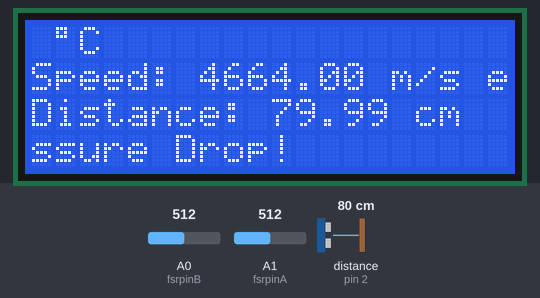
Recording of a sketch running on a simulated Arduino Uno, built with avr-gcc and run on an emulated ATmega328P. Shown: 20×4 character LCD. Inputs (shaded band) come from the test bench; at power-on: distance to the obstacle (sensor on pin 2) 80 cm, A0 (fsrpinB) = 512, A1 (fsrpinA) = 512. The echo pulse lasts 58.3 µs per cm; what the sketch prints to the serial monitor is not drawn.

Above: at 1.2 s.
1.3 s: distance to the obstacle (sensor on pin 2) set to 120 cm
At 2.8 s:
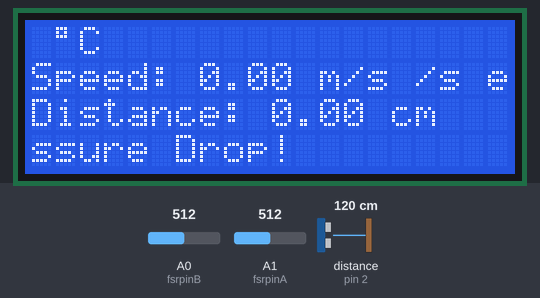
3.1 s: distance to the obstacle (sensor on pin 2) set to 103 cm
4.7 s: distance to the obstacle (sensor on pin 2) set to 98 cm
At 6.3 s:
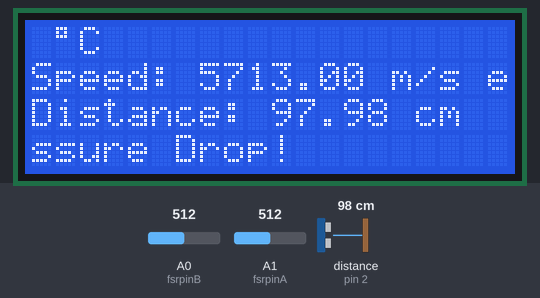
6.6 s: distance to the obstacle (sensor on pin 2) set to 60 cm
At 8.0 s:
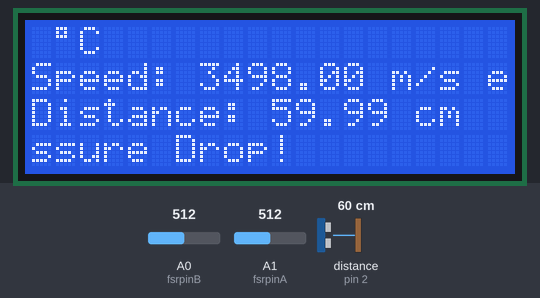
9.6 s: distance to the obstacle (sensor on pin 2) set to 250 cm
At 10.8 s:
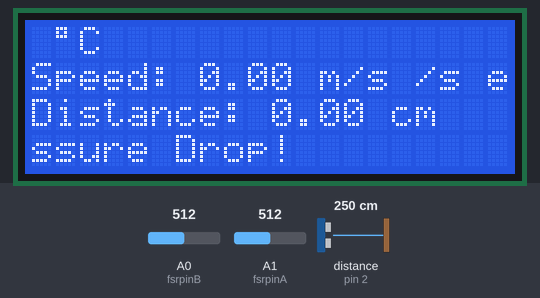
Timing chart, 0 to 12.4 s (numbered marks = the images above; inputs shaded):
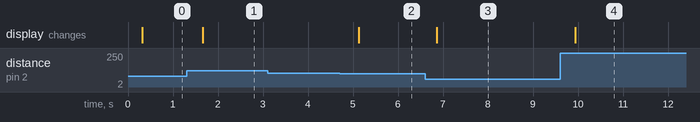

The sketch:

BEZ_V1.ino
```cpp
// Include libraries:
#include <NewPing.h>
#include <Wire.h>
#include <LiquidCrystal_I2C.h>

// Define pins and max distance for Ultra Sound(HC_US):
#define trigPin  2 //create a Parallax Ping to use only one I/O ping
#define echoPin  2 //use one digital pin for both
#define MAX_DISTANCE 100 // Maximum distance we want to ping for (in centimeters). Maximum sensor distance is rated at 400-500cm.

// pins for Ambubag FSR:
#define fsrpinA A1
#define ledpin 3

// pins for Body FSR:
#define fsrpinB A0
#define ledpin 2

//// LCD pins:
#define SDAPin A4 // Data pin
#define SCLPin A5 // Clock pin

// Sensor variables:
int fsrreading; // The current reading from the FSR
int state = HIGH; // The current state of the output pin
int previous = 0; // The previous reading from the FSR
long time = 0;  // The last time the output pin was toggled
long debounce = 40; // The debounce time, increase if the output flickers
float duration, distance; //Sonar variables

NewPing sonar(trigPin, echoPin, MAX_DISTANCE); // NewPing setup of pins and maximum distance.
LiquidCrystal_I2C lcd = LiquidCrystal_I2C(0x27,20,4); // Connect to LCD via I2C:

// Breathing intervals
int URI = 30; // breathes per minute
int LRI = 10; //bpm
int CRI; // current rate interval bpm


void setup() {

  Serial.begin(9600);
  pinMode(trigPin, OUTPUT);
  pinMode(echoPin, INPUT);

  // Initiate the LCD:
  lcd.init();
  lcd.backlight();

  // Set ledpin as output response for now (can add speaker later):
  pinMode(ledpin, OUTPUT);
}

void loop() {

  // Monitor for patient paced inhilation
  fsrreading = analogRead(fsrpinB);
  Serial.println(fsrreading); // Print for programmer checks

  // If the input just went from below 500 to above 500 and we've waited long enough to ignore any noise on the circuit, toggle the output pin and remember the time:
  if (fsrreading > 500 && previous < 500 && millis() - time > debounce) {
    CRI = 60/(millis() - time);

    if (CRI < URI){
      state = HIGH;// Trig motor for inhalation
      //pump and reset timer
      time = millis();}
    else if (CRI > LRI){
      state = HIGH;// Trig motor for inhalation
      time = millis();}
    else
      state = LOW;
  }
  digitalWrite(ledpin, state); // to be replaced by motor code
  previous = fsrreading;


  // Ambubag pressure check
  delay(50); // (20 pings/sec)

  // Distance frequency array
  int iterations = 5; //take median distance reading for higher accuracy
  duration = sonar.ping_median(iterations);
  distance = (duration / 2) * 0.0343;

  Serial.print("Distance = ");
  Serial.print(distance); // Distance will be 0 when out of set max range.
  Serial.println(" cm");

  // Pressure frequency wave on Afsr
  // Monitor for ambubag force-generated pressure
  fsrreading = analogRead(fsrpinA);
  Serial.println(fsrreading); // Print for programmer checks
  if (fsrreading > 500 && previous < 500 && millis() - time > debounce) {
    state = HIGH;}

  if (distance > 12 && state){
    digitalWrite(ledpin, HIGH); // Warning for pressure drop
    lcd.setCursor(0,0);
    lcd.print(" " "\xDF" "C");
    lcd.setCursor(0,1);
    lcd.print("WARNING: Ambubag Pressure Drop!");
  }

 // Print stuff on LCD Serial Monitor:
  lcd.setCursor(0,0);
  lcd.print(" " "\xDF" "C");
  lcd.setCursor(0,1);
  lcd.print("Speed: ");
  lcd.print(duration);
  lcd.print(" m/s ");
  lcd.setCursor(0,2);
  lcd.print("Distance: ");
  lcd.print(distance);
  lcd.print(" cm  ");
  delay(100);

}
```

Measured:
- the behaviour switches between 101 and 100 cm on distance to the obstacle (sensor on pin 2) (found by bisection; images 1 and 2)
- after the input at 1.3 s, the display: changes after 0.36 s (image 1)
- after the input at 3.1 s, every drawn part: stays the same
- after the input at 4.7 s, the display: changes after 0.43 s (image 2)
- after the input at 6.6 s, the display: changes after 0.26 s (image 3)
- after the input at 9.6 s, the display: changes after 0.34 s (image 4)
